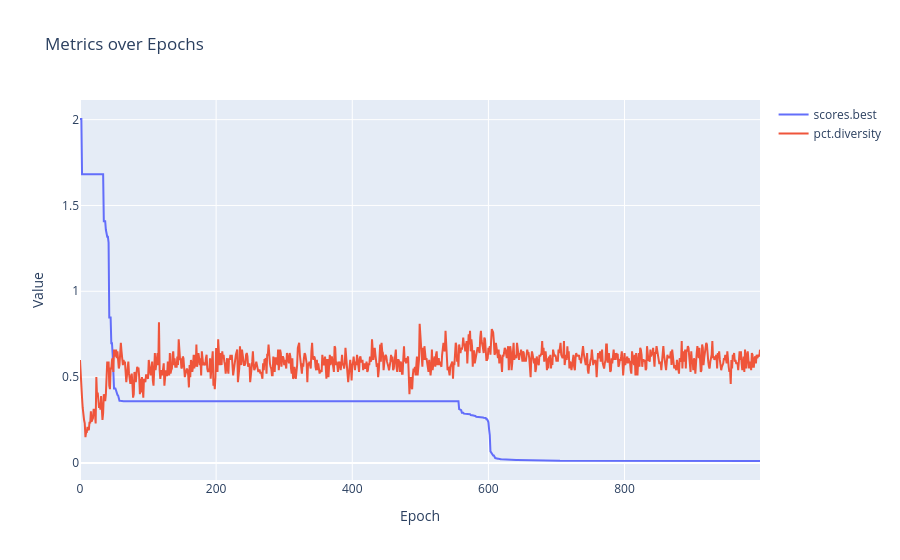

Write notebook code for a chart like this one.
### Code cell
collector.plot("scores.best", "pct.diversity")
# print(result.metrics().dashboard())

### Figure 1 — Plotly figure (JSON) as saved in the notebook; plotly's stock layout.template omitted (floating-point values rounded to 4 significant figures; data arrays with more than 128 entries replaced by an {"elided": "..."} marker saying what was removed)
{"data": [{"mode": "lines", "name": "scores.best", "type": "scatter", "x": {"elided": "1000 int values"}, "y": {"elided": "1000 float values"}}, {"mode": "lines", "name": "pct.diversity", "type": "scatter", "x": {"elided": "1000 int values"}, "y": {"elided": "1000 float values"}}], "layout": {"hovermode": "x unified", "legend": {"x": 1.02, "xanchor": "left", "y": 1, "yanchor": "top"}, "title": {"text": "Metrics over Epochs"}, "xaxis": {"title": {"text": "Epoch"}}, "yaxis": {"title": {"text": "Value"}}}}
